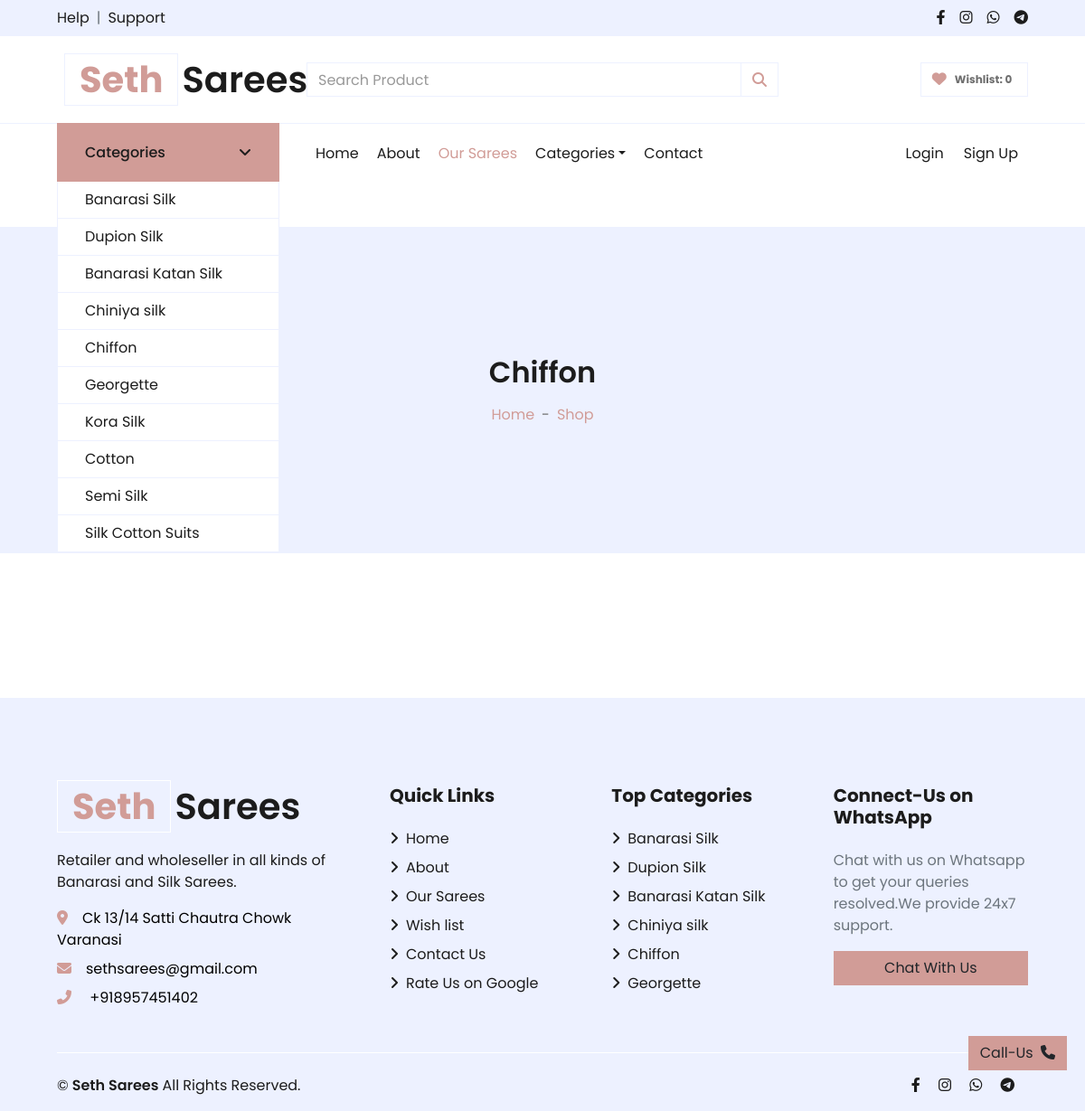
Screenshot of /category?category=5 with the database file from the repository.
### store/models/category.py (models this page shows, shortened)
class Category(models.Model):
    name = models.CharField(max_length=50)
    image = models.ImageField(default='',upload_to='uploads/category_img/')
    description = models.TextField( default='' , null=True , blank=True)
    def __str__(self):
        return self.name

### store/views/category.py (the view)
# urls.py: path('category',show_category),
def show_category(request):
    data = initial_data
    customer_id = request.session.get('customer')
    data['wishlist_len']=0
    if customer_id:
        customer = Customer.objects.get(id=customer_id)
        data['wishlist_len'] = len(Wishlist.objects.filter(customer=customer_id))
    error_msg=''
    error_msg = request.GET.get('error_msg')
    data['error_msg'] = error_msg
    category_id = request.GET.get('category')
    if category_id:
        data['products'] = Product.get_all_products_by_categoryid(category_id)
        category_obj=Category.objects.get(pk=category_id)
        data['category_obj'] = category_obj
        data['title']="Saree Category - "+category_obj.name+"- Browse by Fabric, Occasion, or Style"
    else:
        data['title']="Saree Collection - Explore Our Extensive Range of Luxurious Silk and Banarasi Sarees - Wholesale and Retail"
        data['products'] = Product.get_all_products()
        data['categories'] = Category.get_all_categories()
    return render(request, 'category.html', data)

### store/models/product.py (called while the page is built)
    @staticmethod
    def get_all_products_by_categoryid(category_id):
        if category_id:
            return Product.objects.filter(category=category_id)
        else:
            Product.objects.all()

### store/templates/category.html (shortened to what this page needs)
{% extends 'base.html' %}
{% load static %}
{% block content %}
    <div class="container-fluid bg-secondary mb-5" style="padding-top:31px;padding-bottom:30px">
        <div class="d-flex flex-column justify-content-center align-items-center  text-center" style="min-height: 300px">
            <h2 data-aos="fade-up" class="font-weight-semi-bold  mb-3">
                {%if not request.GET.category%}
                 Our Aesthetic Collection
                {%else%}
                {{category_obj.name}}
                {%endif%}
            </h2>
            <div class="d-inline-flex">
                <p class="m-0"><a href="/">Home</a></p>
                <p class="m-0 px-2">-</p>
                <p class="m-0"><a href="/category">Shop</a></p>
            </div>
        </div>
    </div>
 <div class="container-fluid pt-5">
    <div class="row px-xl-5">
        <div class="col-lg-12 col-md-12">
            <div class="row pb-3">
            </div>
        </div>
    </div>
</div>
{% endblock content%}
{% block category_nav %}
<nav class="collapse show position-absolute navbar navbar-vertical navbar-light align-items-start p-0 border border-top-0 border-bottom-0 bg-light" id="navbar-vertical" style="width: calc(100% - 30px); z-index: 1;">
{% endblock category_nav %}

### store/templates/base.html (shortened to what this page needs)
<!DOCTYPE html>
<html lang="en">
    {% load static %}
<head>
    <link rel="stylesheet" href="https://cdnjs.cloudflare.com/ajax/libs/font-awesome/6.2.1/css/all.min.css" />
    <link href="{% static './store/lib/owlcarousel/assets/owl.carousel.min.css' %}" rel="stylesheet">
    <link rel="stylesheet" href="https://unpkg.com/aos@next/dist/aos.css" />
    <link href="{% static './store/css/style.css' %}" rel="stylesheet">
</head>
<body>
    <div class="container-fluid">
        <div class="row bg-secondary py-2 px-xl-5">
            <div class="col-lg-6 d-none d-lg-block">
                <div class="d-inline-flex align-items-center">
                    <a class="text-dark" target="_blank" href="https://wa.me/{{phone_no}}?text=Hello,+I+needed+some+help+related+to+your+store">Help</a>
                    <span class="text-muted px-2">|</span>
                    <a class="text-dark" target="_blank" href="https://wa.me/{{phone_no}}?text=Hello,+I+needed+some+support+related+to+your+store">Support</a>
                </div>
            </div>
            <div class="col-lg-6 text-center text-lg-right">
                <div class="d-inline-flex align-items-center">
                    <a class="text-dark px-2" href="https://www.facebook.com/profile.php?id=100089091092224" target="_blank">
                        <i class="fab fa-facebook-f"></i>
                    </a>
                    <a class="text-dark px-2" href="https://www.instagram.com/seth_sarees/" target="_blank">
                        <i class="fab fa-instagram"></i>
                    </a>
                    <a class="text-dark px-2" href="https://wa.me/{{phone_no}}?text=Hello,+I+am+interested+in+knowing+more+about+your+Store" target="_blank">
                        <i class="fab fa-whatsapp"></i>
                    </a>
                    <a class="text-dark pl-2" href="" target="_blank">
                        <i class="fab fa-telegram"></i>
                    </a>
                </div>
            </div>
        </div>
        <div class="row align-items-center py-3 px-xl-5">
            <div class="col-lg-3 d-none d-lg-block">
                <a href='/' class="text-decoration-none">
                    <h1 class="m-2 display-5 font-weight-semi-bold"><span class="text-primary font-weight-bold border px-3 mr-1">Seth</span>Sarees</h1>
                </a>
            </div>
            <div class="col-lg-6 col-7 text-left">
                <form method="GET" action="/search" >
                    <div class="input-group">
                        <input type="text" class="form-control" placeholder="Search Product" name="search" id="search">
                        <div class="input-group-append">
                            <button class=" btn btn-primary input-group-text  bg-transparent text-primary">
                                <i class="fa fa-search"></i>
                            </button>
                        </div>
                    </div>
                </form>
            </div>
            <div class="col-lg-3 col-5 text-right">
                <a href="/wishlist?next={{ request.get_full_path }}" class="btn border ">
                    <i class="fas fa-heart text-primary"></i>
                    <span class="badge">Wishlist: {{wishlist_len}}</span>
                </a>
            </div>
        </div>
    </div>
    <div class="container-fluid mb-5">
        <div class="row border-top px-xl-5">
            <div class="col-lg-3 d-none d-lg-block">
                <a class="btn shadow-none d-flex align-items-center justify-content-between bg-primary text-white w-100" data-toggle="collapse" href="#navbar-vertical" style="height: 65px; margin-top: -1px; padding: 0 30px;">
                    <h6 class="m-0">Categories</h6>
                    <i class="fa fa-angle-down text-dark"></i>
                </a>
                {% block category_nav %}{% endblock category_nav %}
                    <div class="navbar-nav w-100 overflow-hidden" style="height: 410px">
                        {%for category in categories%}
                            <a href="/category?category={{category.id}}" class="nav-item nav-link">{{category.name}}</a>
                        {%endfor%}
                        </div>
                </nav>
            </div>
            <div class="col-lg-9">
                <nav class="navbar navbar-expand-lg bg-light navbar-light py-3 py-lg-0 px-0">
                    <div class="collapse navbar-collapse justify-content-between" id="navbarCollapse">
                        <div class="navbar-nav mr-auto py-0">
                            <a href="/" class="nav-item nav-link {% if request.path == '/' %}active{% endif %}">Home</a>
                            <a href="/about" class="nav-item nav-link {% if request.path == '/about' %}active{% endif %}">About</a>
                            <a href="/category" class="nav-item nav-link {% if request.path == '/category' %}active{% endif %}">Our Sarees</a>
                            <div class="nav-item dropdown">
                                <a href="#" class="nav-link dropdown-toggle" data-toggle="dropdown">Categories</a>
                            </div>
                            <a href="/contact" class="nav-item nav-link {% if request.path == '/contact' %}active{% endif %}">Contact</a>
                        </div>
                        <div class="navbar-nav ml-auto py-0">
                            {%if not request.session.customer%}
                            <span class="nav-item nav-link m-0 p-0">
                            <button type="button" class="btn text-dark btn-transparent nav-item nav-link" data-toggle="modal" data-target="#loginModal">Login
                            </button></span>
                            <span class="nav-item nav-link m-0 p-0">
                            <button type="button" class="btn text-dark btn-transparent nav-item nav-link" data-toggle="modal" data-target="#signupModal">Sign Up
                            </button>       </span>
                            {%endif%}
                        </div>
                    </div>
                </nav>
            </div>
        </div>
    </div>
        {%block content%}
        {%endblock%}
    <footer class="container-fluid bg-secondary text-dark mt-5 pt-5">
        <div class="row px-xl-5 pt-5">
            <div class="col-lg-4 col-md-12 mb-5 pr-3 pr-xl-5">
                <a href="/" class="text-decoration-none">
                    <h1 class="mb-4 display-5 font-weight-semi-bold"><span class="text-primary font-weight-bold border border-white px-3 mr-1">Seth</span>Sarees</h1>
                </a>
                <p>Retailer and wholeseller in all kinds of Banarasi and Silk Sarees.</p>
                <p class="mb-2"><i class="fa fa-map-marker-alt text-primary mr-3"></i><a href="https://www.google.com/search?q=seth%20sarees&oq=seth&aqs=chrome.0.69i59j69i57j69i59j69i60j69i61l2j69i60.1882j0j4&sourceid=chrome&ie=UTF-8&tbs=lf:1,lf_ui:10&tbm=lcl&sxsrf=ALiCzsaSynD1unvd0ebaW9NJ0Fx-3SjwXA:1671827345404&rflfq=1&num=10&rldimm=527673046138865702&lqi=CgtzZXRoIHNhcmVlc0iz8qLwsq6AgAhaHRAAEAEYABgBIgtzZXRoIHNhcmVlcyoGCAIQABABkgEXZGVzaWduZXJfY2xvdGhpbmdfc3RvcmU&phdesc=J3chXqvknqQ&ved=2ahUKEwjjtbGYypD8AhVH03MBHdmAB1gQvS56BAgYEAE&sa=X&rlst=f#rlfi=hd:;si:527673046138865702,l,CgtzZXRoIHNhcmVlc0iz8qLwsq6AgAhaHRAAEAEYABgBIgtzZXRoIHNhcmVlcyoGCAIQABABkgEXZGVzaWduZXJfY2xvdGhpbmdfc3RvcmU,y,J3chXqvknqQ;mv:[[25.6578831,83.0200176],[25.2926608,82.8717667]];tbs:lrf:!1m4!1u3!2m2!3m1!1e1!2m1!1e3!3sIAE,lf:1,lf_ui:10 "  target="_blank"style="color:black;">{{address}}</a></p>
                <p class="mb-2"><i class="fa fa-envelope text-primary mr-3"></i><a href="mailto:sethsarees@gmail.com"  target="_blank" style="color:black;">{{email}}</a></p>
                <p class="mb-0"><i class="fa fa-phone-alt text-primary mr-3"></i><a href="tel:+{{phone_no}}" style="color:black;"> +{{phone_no}}</a></p>
            </div>
            <div class="col-lg-8 col-md-12">
                <div class="row">
                    <div class="col-md-4 mb-5">
                        <h5 class="font-weight-bold text-dark mb-4">Quick Links</h5>
                        <div class="d-flex flex-column justify-content-start">
                            <a class="text-dark mb-2" href="/"><i class="fa fa-angle-right mr-2"></i>Home</a>
                            <a class="text-dark mb-2" href="/about"><i class="fa fa-angle-right mr-2"></i>About</a>
                            <a class="text-dark mb-2" href="/category"><i class="fa fa-angle-right mr-2"></i>Our Sarees</a>
                            <a class="text-dark mb-2" href="/wishlist"><i class="fa fa-angle-right mr-2"></i>Wish list</a>
                            <a class="text-dark mb-2" href="/contact"><i class="fa fa-angle-right mr-2"></i>Contact Us</a>
                            <a class="text-dark mb-2" target="_blank" href="https://www.google.com/search?q=seth%20sarees&oq=seth+sarees&aqs=chrome..69i57j69i59j69i61l3.2280j0j4&sourceid=chrome&ie=UTF-8&tbs=lrf:!1m4!1u3!2m2!3m1!1e1!2m1!1e3!3sIAE,lf:1,lf_ui:10&tbm=lcl&sxsrf=ALiCzsb6kLBLebcYjMVq3ZZjTXegQRwJRQ:1671576707763&rflfq=1&num=10&rldimm=527673046138865702&lqi=CgtzZXRoIHNhcmVlc0iz8qLwsq6AgAhaHRAAEAEYABgBIgtzZXRoIHNhcmVlcyoGCAIQABABkgEXZGVzaWduZXJfY2xvdGhpbmdfc3RvcmU&phdesc=J3chXqvknqQ&ved=2ahUKEwjQ5oW_pIn8AhVywXMBHfXHBNoQvS56BAgeEAE&sa=X&rlst=f#lrd=0x398e2e1ed9ad1ce9:0x752abd6f8a7c826,3,,,&rlfi=hd:;si:527673046138865702,l,CgtzZXRoIHNhcmVlc0iz8qLwsq6AgAhaHRAAEAEYABgBIgtzZXRoIHNhcmVlcyoGCAIQABABkgEXZGVzaWduZXJfY2xvdGhpbmdfc3RvcmU,y,J3chXqvknqQ;mv:[[25.6592943,83.033485],[25.2677299,82.87100439999999]];tbs:lrf:!1m4!1u3!2m2!3m1!1e1!2m1!1e3!3sIAE,lf:1,lf_ui:10"><i class="fa fa-angle-right mr-2"></i>Rate Us on Google</a>
                        </div>
                    </div>
                    <div class="col-md-4 mb-5">
                        <h5 class="font-weight-bold text-dark mb-4">Top Categories</h5>
                        <div class="d-flex flex-column justify-content-start">
                            {% for category in categories|slice:":6" %}
                            <a class="text-dark mb-2" href="/category?category={{category.id}}"><i class="fa fa-angle-right mr-2"></i>{{category}}</a>
                            {% endfor %}
                        </div>
                    </div>
                    <div class="col-md-4 mb-3" >
                        <h5 class="font-weight-bold text-dark mb-4">Connect-Us on WhatsApp</h5>
                        <div class="d-flex flex-column ">
                            <p class=text-muted>Chat with us on Whatsapp to get your queries resolved.We provide 24x7 support.</p>
                            <a href="https://wa.me/{{phone_no}}?text=Hello,+I+am+interested+in+knowing+more+about+your+Store" target="_blank" class="btn btn-primary px-3 w-100">Chat With Us</a>
                        </div>
                    </div>
                </div>
            </div>
        </div>
        <div class="row border-top border-light mx-xl-5 pt-4">
            <div class="col-md-6 px-xl-0">
                <p class="mb-md-0 text-center text-md-left text-dark">
                    <div class=" d-flex align-items-center">
                        &copy; <a class="px-1 text-dark font-weight-semi-bold" href="#">Seth Sarees</a> All Rights Reserved.
                    </div>
                </p>
            </div>
            <div class="col-md-6 px-xl-0">
                <div class="col  text-center  text-sm-right ">
                        <a class="text-dark px-2" href="https://www.facebook.com/profile.php?id=100089091092224" target="_blank">
                            <i class="fab fa-facebook-f"></i>
                        </a>
                        <a class="text-dark px-2" href="https://www.instagram.com/seth_sarees/" target="_blank">
                            <i class="fab fa-instagram"></i>
                        </a>
                        <a class="text-dark px-2" href="https://wa.me/{{phone_no}}?text=Hello,+I+am+interested+in+knowing+more+about+your+Store" target="_blank">
                            <i class="fab fa-whatsapp"></i>
                        </a>
                        <a class="text-dark pl-2" href="">
                            <i class="fab fa-telegram"></i>
                        </a>
                </div>
            </div>
        </div>
    </footer>
    <button   class="btn btn-primary sticky-btn" onclick="window.location.href='tel:+{{phone_no}}'">Call-Us <span class="pl-1"><i class="fa fa-phone" ></i></span></button>
</body>

### rows the page displays
Category: name "Banarasi Silk"
Category: name "Dupion Silk"
Category: name "Banarasi Katan Silk"
Category: name "Chiniya silk"
Category: name "Chiffon"
Category: name "Georgette"
Category: name "Kora Silk"
Category: name "Cotton"
Category: name "Semi Silk"
Category: name "Silk Cotton Suits"

### other values shown
{{ wishlist_len }} "0"
{{ address }} "Ck 13/14 Satti Chautra Chowk Varanasi"
{{ email }} "sethsarees@gmail.com"
{{ phone_no }} "918957451402"
